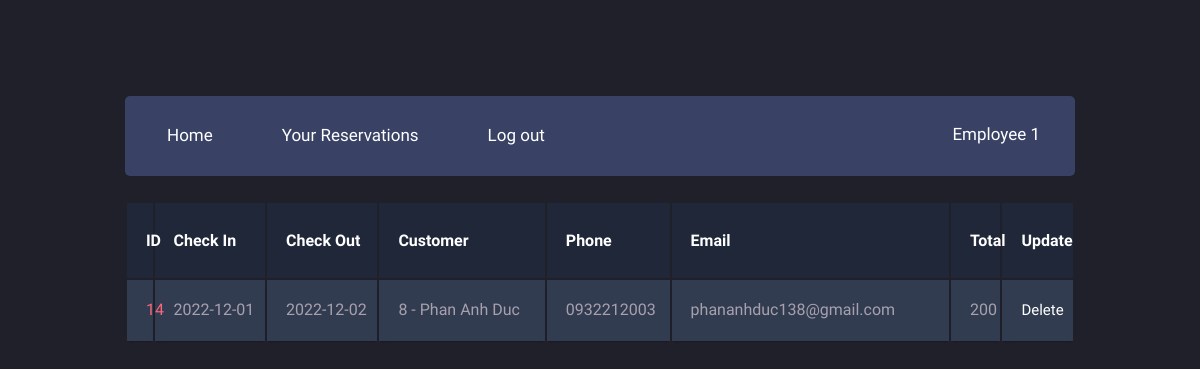
Before: /employees/reservations.php (signed in) with the older database file.
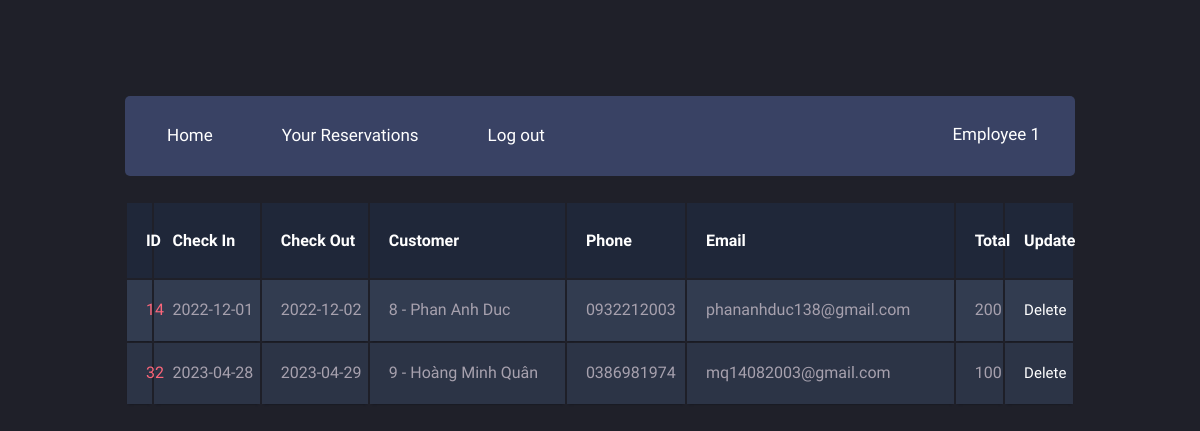
After: the same page with the newer database file.
### tables this page shows
CREATE TABLE `Reservations` (
  `resID` int(11) NOT NULL,
  `checkInDate` date NOT NULL,
  `checkOutDate` date NOT NULL,
  `reservedDate` date NOT NULL,
  `Employees_empID` int(11) NOT NULL,
  `Customers_cusID` int(11) NOT NULL
);

CREATE TABLE `Customers` (
  `cusID` int(11) NOT NULL,
  `cusName` varchar(100) DEFAULT NULL,
  `cusPhone` varchar(20) DEFAULT NULL,
  `cusEmail` varchar(100) NOT NULL,
  `cusAddress` varchar(200) DEFAULT NULL,
  `cusGender` varchar(45) DEFAULT NULL,
  `password` varchar(200) NOT NULL
);

### employees/reservations.php (the view, shortened to what this page needs)
<?php
    $id = $_SESSION['empID'];
    include "../db_connect.php";
    $sql = "SELECT * FROM Reservations where Employees_empID = '$id'";
    $result = $conn->query($sql);
?>
<!DOCTYPE html>
<html>
    <head>
        <link rel="stylesheet" href="menu.css">
        <link rel="stylesheet" href="table.css">
    </head>
    <body>
        <div class="main-container">
            <header class="block">
                <ul class="header-menu horizontal-list">
                    <li>
                        <a class="header-menu-tab" href="home.php"><span class="icon fontawesome-user scnd-font-color"></span>Home</a>
                    </li>
                    <li>
                        <a class="header-menu-tab" href="reservations.php"><span class="icon fontawesome-star-empty scnd-font-color"></span>Your Reservations</a>
                    </li>
                    <li>
                        <a class="header-menu-tab" href="../account/logout.php"><span class="icon fontawesome-envelope scnd-font-color"></span>Log out</a>
                    </li>
                </ul>
                <div class="profile-menu">
                    <p><?php echo $_SESSION['empName']; ?> <a href=""><span class="entypo-down-open scnd-font-color"></span></a></p>
                </div>
            </header>
            <table class="container">
                <thead>
                    <tr>
                        <th><h1>ID</h1></th>
                        <th><h1>Check In</h1></th>
                        <th><h1>Check Out</h1></th>
                        <th><h1>Customer</h1></th>
                        <th><h1>Phone</h1></th>
                        <th><h1>Email</h1></th>
                        <th><h1>Total</h1></th>
                        <th><h1>Update</h1></th>
                    </tr>
                </thead>
                <tbody>
                    <?php
                        if ($result->num_rows > 0) {
                            while ($row = $result->fetch_assoc()) {
                    ?>
                                <tr>
                                    <td><?php echo $row['resID']; ?> </td>
                                    <td><?php echo $row['checkInDate']; ?> </td>
                                    <td><?php echo $row['checkOutDate']; ?> </td>
                                    <td><?php
                                        $cusID = $row['Customers_cusID'];
                                        $sql2 = "SELECT * FROM customers WHERE cusID = '$cusID'";
                                        $result2 = $conn->query($sql2);
                                        $row2 = $result2->fetch_assoc();
                                        echo $cusID . " - " . $row2['cusName'];
                                    ?> </td>
                                    <td><?php echo $row2['cusPhone']; ?> </td>
                                    <td><?php echo $row2['cusEmail']; ?> </td>
                                    <td><?php
                                        $resID = $row['resID'];
                                        $sql1 = "SELECT sum(price) * (checkOutDate - checkInDate) as total
                                                from rooms_has_reservations rhs inner join rooms r inner join reservations rs
                                                on  rhs.rooms_roomID = r.roomID
                                                and rhs.Rooms_hotels_hotelID = r.hotels_hotelID
                                                and rhs.reservations_resID = rs.resID
                                                where rhs.reservations_resID = '$resID';";
                                        $result1 = $conn->query($sql1);
                                        $row1 = $result1->fetch_assoc();
                                        echo $row1['total'];
                                    ?> </td>
                                    <td>
                                        <a class = "btn btn-danger" href = "deleteReservations.php?id=<?php echo $row['resID']; ?>">
                                        Delete</a>
                                    </td>
                                </tr>
                    <?php
                            }
                        }
                    ?>
                </tbody>
            </table>
        </div>
    </body>
</html>

### employees/menu.css (style rules this page uses)
[class*="fontawesome-"]:before { font-family: 'FontAwesome', sans-serif; }
* { -webkit-box-sizing: border-box; -moz-box-sizing: border-box; box-sizing: border-box; }
body { background: #1f2029; }
ul { list-style-type: none; margin: 0; padding-left: 0; }
h1 { font-size: 23px; }
p { font-size: 15px; }
a { text-decoration: none; font-size: 15px; }
h1, h2, p, a, span { color: #fff; }
.scnd-font-color { color: #9099b7; }
.horizontal-list { margin: 0; padding: 0; list-style-type: none; }
.horizontal-list li { float: left; }
.icon { font-size: 25px; }
.main-container { font-family: 'Ubuntu', sans-serif; width: 950px; height: 1725px; margin: 6em auto; }
header { height: 80px; }
.header-menu { font-size: 17px; line-height: 80px; }
.header-menu li { position: relative; -webkit-transform: translateZ(0); }
.header-menu-tab { padding: 0 27px; display: block; line-height: 74px; font-size: 17px; -webkit-transition: background .3s; transition: background .3s; }
.header-menu-tab .icon { padding-right: 15px; }
.profile-menu { float: right; height: 80px; padding-right: 20px; }
.profile-menu p { font-size: 17px; display: inline-block; line-height: 76px; margin: 0; padding-right: 10px; }
.profile-menu a { padding-left: 5px; }
.block { margin-bottom: 25px; background: #394264; border-radius: 5px; }

### employees/table.css (style rules this page uses)
body { font-family: 'Open Sans', sans-serif; font-weight: 300; line-height: 1.42em; color:#A7A1AE; background-color:#1F2029; }
h1 { font-size:3em; font-weight: 300; line-height:1em; text-align: center; color: #4DC3FA; }
.container th h1 { font-weight: bold; font-size: 1em; text-align: left; color: #fff; }
.container td { font-weight: normal; font-size: 1em; -webkit-box-shadow: 0 2px 2px -2px #0E1119; -moz-box-shadow: 0 2px 2px -2px #0E1119; box-shadow: 0 2px 2px -2px #0E1119; }
.container { text-align: left; overflow: hidden; width: 100%; margin: 0 auto; display: table; padding: 0 0 8em 0; }
.container td, .container th { padding-bottom: 2%; padding-top: 2%; padding-left:2%; }
.container tr:nth-child(odd) { background-color: #323C50; }
.container tr:nth-child(even) { background-color: #2C3446; }
.container th { background-color: #1F2739; }
.container td:first-child { color: #FB667A; }

Changed rows visible on the page:
added reservations: resID "32", checkInDate "2023-04-28", checkOutDate "2023-04-29", Customers_cusID "9", Customers_cusID.cusName "Hoàng Minh Quân", Customers_cusID.cusPhone "0386981974", Customers_cusID.cusEmail "mq14082003@gmail.com", total "100"
